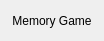
<?xml version="1.0" encoding="UTF-8"?>
<ui version="4.0">
 <class>MemoryGameWidget</class>
 <widget class="QWidget" name="MemoryGameWidget">
  <property name="geometry">
   <rect>
    <x>0</x>
    <y>0</y>
    <width>104</width>
    <height>41</height>
   </rect>
  </property>
  <layout class="QVBoxLayout" name="verticalLayout">
   <item>
    <widget class="QLabel" name="titleLabel">
     <property name="text">
      <string>Memory Game</string>
     </property>
     <property name="alignment">
      <set>Qt::AlignCenter</set>
     </property>
    </widget>
   </item>
   <item>
    <layout class="QGridLayout" name="gridLayout"/>
   </item>
  </layout>
 </widget>
 <resources/>
 <connections/>
</ui>
